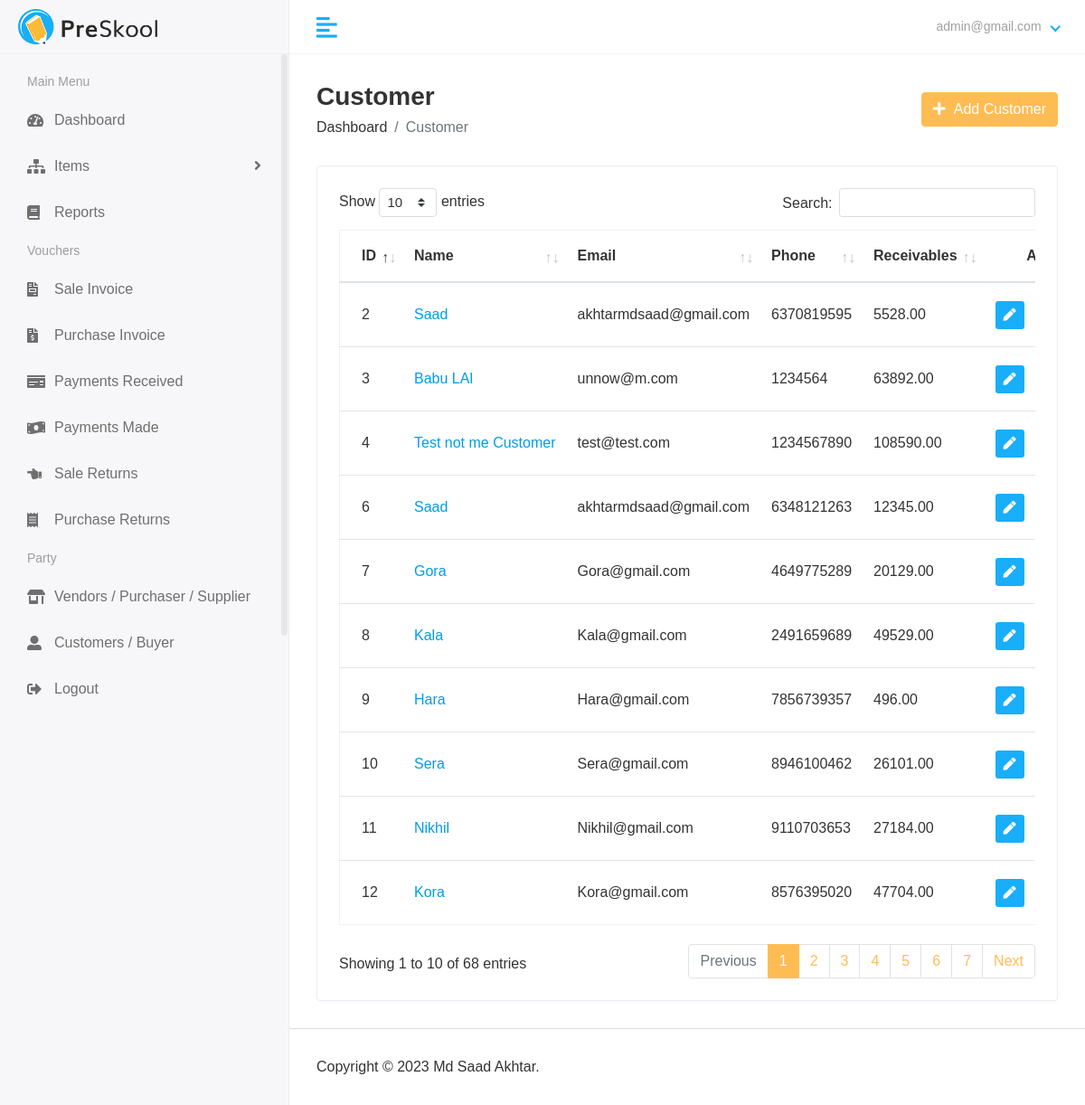
The page /finance/view_customers/ (signed in) on the database its author committed.
### accounts/models.py (models this page shows)
class CustomUser(AbstractUser):
    def __str__(self):
        return self.email

### finance/models.py (models this page shows, shortened)
class Customer(models.Model):
    name = models.CharField(_("name"), max_length=50)
    email = models.EmailField(_("email"), max_length=254,null=True)
    phone = models.CharField(_("phone"), max_length=50, null=True)
    address = models.TextField()
    state = models.IntegerField(choices=STATES,default=1)
    gstin = models.CharField(_("gstin"), max_length=15,null=True)
    pancard = models.CharField(_("pancard"), max_length=15,null=True)
    save_last_rate = models.IntegerField(choices=YES_NO,default=2)
    current_balance = models.DecimalField(max_digits=10, decimal_places=2,default=decimal.Decimal(0))
    created_at = models.DateTimeField(auto_now_add=True,null = True)
    updated_at = models.DateTimeField(auto_now_add=True,null = True)
    changed_by_user = models.ForeignKey(CustomUser,on_delete=models.PROTECT,null=True)

### finance/views.py (the view)
# urls.py: path('view_customers/',views.view_customers,name="view_customers"),
@login_required(login_url="account_login")
def view_customers(request):
    if not request.user.has_perm('finance.view_customer'):
        return HttpResponse("Permission Error. Sorry You are not authorised to visit this page")
    customers = Customer.objects.all()
    return render(request,"hod/view_customer.html",{
        "customers":customers
    })

### finance/templates/hod/view_customer.html (shortened to what this page needs)
{% extends 'base.html' %}
{% block content %}
<div class="main-wrapper">
  <div class="page-wrapper">
    <div class="content container-fluid">
      <div class="page-header">
        <div class="row align-items-center">
          <div class="col">
            <h3 class="page-title">Customer</h3>
            <ul class="breadcrumb">
              <li class="breadcrumb-item">
                <a href="{% url 'finance_dashboard' %}">Dashboard</a>
              </li>
              <li class="breadcrumb-item active">Customer</li>
            </ul>
          </div>
          <div class="col-auto text-right float-right ml-auto">
            <a href="{% url 'add_customers' %}" class="btn btn-primary"
              ><i class="fas fa-plus"></i> &nbsp;Add Customer
            </a>
          </div>
        </div>
      </div>
      <div class="row">
        <div class="col-sm-12">
          <div class="card card-table">
            <div class="card-body">
              <div class="table-responsive">
                <table id="table_id" class="table table-hover table-center mb-0">
                    <thead>
                      <tr>
                        <th>ID</th>
                        <th>Name</th>
                        <th>Email</th>
                        <th>Phone</th>
                        <th>Receivables</th>
                        <th class="text-right">Action</th>
                      </tr>
                    </thead>
                    <tbody>
                      {% for i in customers %}
                      <tr>
                        <td>{{i.id}}</td>
                        <td><a href="{% url 'view_customers_id' i.id %}">{{i.name}}</a></td>
                        <td>{{i.email}}</td>
                        <td>{{i.phone}}
                        </td>
                        <td>{{i.current_balance}}</td>
                        <td class="text-right">
                          <div class="actions">
                            <a
                              href="{% url 'edit_customer' i.id %}"
                              class="btn btn-sm bg-success-light mr-2"
                            >
                              <i class="fas fa-pen"></i>
                            </a>
                          </div>
                        </td>
                      </tr>
                      {% endfor %}
                    </tbody>
                  </table>
              </div>
            </div>
          </div>
        </div>
      </div>
    </div>
    {% endblock content %}

### finance/templates/includes/header.html (shortened to what this page needs)
{% load static %}
<div class="header">
    <div class="header-left">
       <a href="index.html" class="logo">
       <img src="{% static 'assets/img/logo.png' %}" alt="Logo">
       </a>
    </div>
    <a href="javascript:void(0);" id="toggle_btn">
    <i class="fas fa-align-left"></i>
    </a>
    <ul class="nav user-menu">
       <li class="nav-item dropdown has-arrow">
          <a href="#" class="dropdown-toggle nav-link" data-toggle="dropdown">
          <span class="user-img">
            {% if request.user.first_name %}
               {{request.user.first_name}} {{request.user.last_name}}
            {% else %}
               {{request.user}}
            {% endif %}
         </span>
          </a>
       </li>
    </ul>
 </div>

### static/assets/css/style.css (style rules this page uses)
html { height: 100%; }
body { background-color: #fff; color: #333; font-family: 'Poppins', sans-serif; font-size: 1rem; height: 100%; line-height: 1.5; overflow-x: hidden; }
h1, h2, h3, h4, h5, h6 { font-family: 'Poppins', sans-serif; margin-top: 0; }
a { color: #009ce7; }
input, button, a { transition: all 0.4s ease; -moz-transition: all 0.4s ease; -o-transition: all 0.4s ease; -ms-transition: all 0.4s ease; -webkit-transition: all 0.4s ease; }
ul, ol { padding: 0px; list-style: none; }
.table { color: #333; max-width: 100%; margin-bottom: 0; width: 100%; }
.table.dataTable { border-collapse: collapse !important; border: 1px solid rgba(0, 0, 0, 0.05); }
.table thead tr th { font-weight: 600; }
.table tbody tr { border-bottom: 1px solid rgba(0, 0, 0, 0.05); }
.table.table-center td, .table.table-center th { vertical-align: middle; }
.card-table .card-body .table > thead > tr > th { border-top: 0; }
.card-table .card-body .table tr td:first-child, .card-table .card-body .table tr th:first-child { padding-left: 1.5rem; }
.card-table .card-body .table tr td:last-child, .card-table .card-body .table tr th:last-child { padding-right: 1.5rem; }
.card-table .table td, .card-table .table th { border-top: 1px solid #e2e5e8; padding: 1rem 0.75rem; white-space: nowrap; }
.btn-primary { background-color: #FFBC53; border: 1px solid #FFBC53; }
.card { border: 1px solid #ececf5; box-shadow: 0 1px 3px 0 rgba(0, 0, 0, 0.03); margin-bottom: 1.875rem; }
.card-body { padding: 1.5rem; }
.bg-success-light { background-color: #18aefa; color: #fff; }
.header { background-color: #fff; border-bottom: 1px solid #f3f3f4; left: 0; position: fixed; right: 0; top: 0; z-index: 1001; height: 60px; }
.header .header-left { float: left; height: 60px; padding: 0 20px; position: relative; width: 320px; z-index: 1; transition: all 0.2s ease-in-out; background-color: #f7f7fa; border-bottom: 1px solid #efefef; border-right: 1px solid #ececf5; display: flex; align-items: center; }
.header .header-left .logo { display: inline-block; line-height: 60px; }
.header .header-left .logo img { max-height: 40px; width: auto; }
.header .dropdown-toggle:after { display: none; }
.header .has-arrow .dropdown-toggle:after { border-top: 0; border-left: 0; border-bottom: 2px solid #18aefa; border-right: 2px solid #18aefa; content: ''; height: 8px; display: inline-block; pointer-events: none; -webkit-transform-origin: 66% 66%; -ms-transform-origin: 66% 66%; transform-origin: 66% 66%; -webkit-transform: rotate(45deg); -ms-transform: rotate(45deg); transform: rotate(45deg); -webkit-transition: all 0.15s ease-in-out; transition: all 0.15s ease-in-out; width: 8px; vertical-align: 0px; }
.user-menu { float: right; margin: 0; position: relative; z-index: 99; padding-right: 15px; }
.user-menu.nav > li > a { color: #a0a0a0; font-size: 14px; line-height: 58px; padding: 0 15px; height: 60px; }
.user-img { margin-right: 3px; position: relative; }
.main-wrapper { width: 100%; height: 100vh; min-height: 100vh; }
.page-wrapper { margin-left: 320px; padding-top: 60px; position: relative; transition: all 0.4s ease; }
.page-wrapper > .content { padding: 1.875rem 1.875rem 0; }
.page-header { margin-bottom: 1.875rem; }
.page-header .breadcrumb { background-color: transparent; color: #6c757d; font-size: 1rem; font-weight: 500; margin-bottom: 0; padding: 0; }
.page-header .breadcrumb a { color: #333; }
.page-title { font-size: 28px; font-weight: 600; color: #333; margin-bottom: 5px; }
@media (min-width: 992px) { #toggle_btn { align-items: center; color: #18aefa; display: inline-flex; float: left; font-size: 26px; height: 60px; justify-content: center; margin-left: 15px; padding: 0 15px; } }

### rows shown on the page
CustomUser: user "admin@gmail.com"
Customer: id "2", name "Saad", email "akhtarmdsaad@gmail.com", phone "6370819595", current_balance "5528.00"
Customer: id "3", name "Babu LAl", email "unnow@m.com", phone "1234564", current_balance "63892.00"
Customer: id "4", name "Test not me Customer", email "test@test.com", phone "1234567890", current_balance "108590.00"
Customer: id "6", name "Saad", email "akhtarmdsaad@gmail.com", phone "6348121263", current_balance "12345.00"
Customer: id "7", name "Gora", email "Gora@gmail.com", phone "4649775289", current_balance "20129.00"
Customer: id "8", name "Kala", email "Kala@gmail.com", phone "2491659689", current_balance "49529.00"
Customer: id "9", name "Hara", email "Hara@gmail.com", phone "7856739357", current_balance "496.00"
Customer: id "10", name "Sera", email "Sera@gmail.com", phone "8946100462", current_balance "26101.00"
Customer: id "11", name "Nikhil", email "Nikhil@gmail.com", phone "9110703653", current_balance "27184.00"
Customer: id "12", name "Kora", email "Kora@gmail.com", phone "8576395020", current_balance "47704.00"
